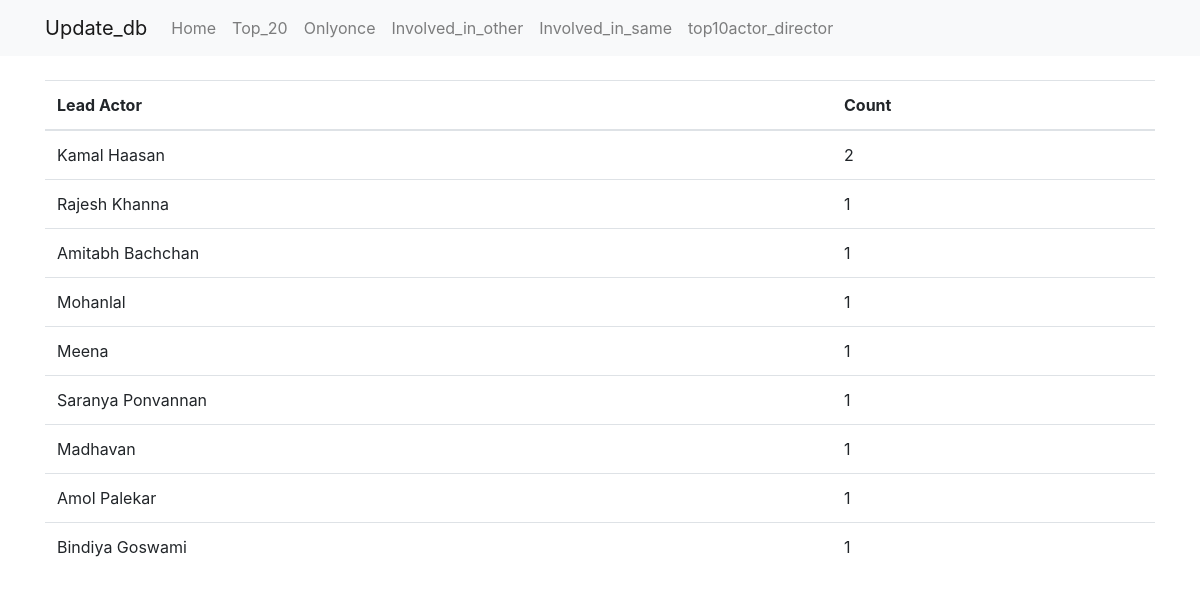
The app's page /movies/top20/ with its own data.
### imdb/models.py (models this page shows, shortened)
class Person(models.Model):
    name=models.CharField(max_length=200,unique=True)

### imdb/views.py (the view)
# urls.py: path('top20/',  views.top20, name='top20'),
def top20(request):
    actors=movie_role.objects.filter(role=0).values("person").annotate(the_count=Count("person")).order_by("-the_count")[:20]
    name_list=[]
    for actor in actors:
    	temp={}
    	actor_name=Person.objects.filter(id=actor["person"])[0]
    	temp["name"]=actor_name.name
    	temp["the_count"]=actor["the_count"]
    	name_list.append(temp)
    return render(request, 'imdb/movie_top20.html', {
        'movies': name_list,
    })

### imdb/templates/imdb/movie_top20.html (shortened to what this page needs)
  {% extends 'base.html' %}
{% block content %}
  <table class="table mb-0">
    <thead>
      <tr>
        <th>Lead Actor</th>
        <th>Count</th>
      </tr>
    </thead>
    <tbody>
      {% for movie in movies %}
        <tr>
         <td>{{ movie.name }}</td>
          <td>{{ movie.the_count }}</td>
           </tr>
      {% endfor %}
    </tbody>
  </table>
    {% endblock %}

### records on screen
Person: name "Kamal Haasan"
Person: name "Rajesh Khanna"
Person: name "Amitabh Bachchan"
Person: name "Mohanlal"
Person: name "Meena"
Person: name "Saranya Ponvannan"
Person: name "Madhavan"
Person: name "Amol Palekar"
Person: name "Bindiya Goswami"

### other values on screen
{{ movie.the_count }} "2" "1" "1" "1" "1" "1" "1" "1" "1"
